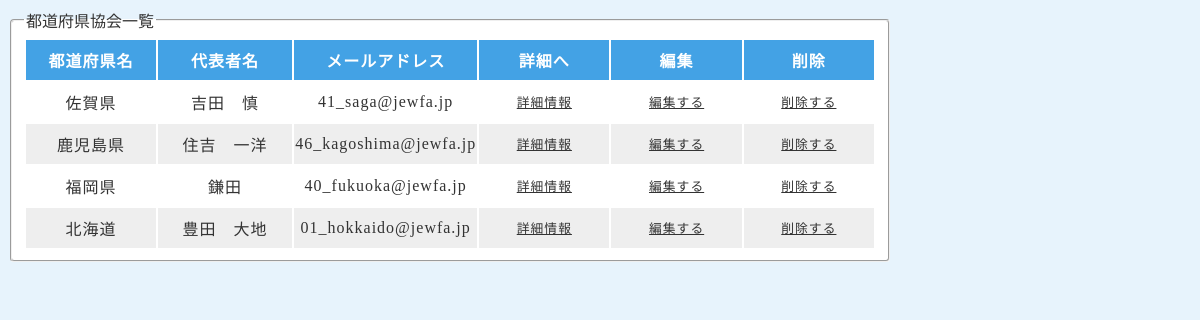
Before: /prefecture_table/pref_read.php with the older database file.
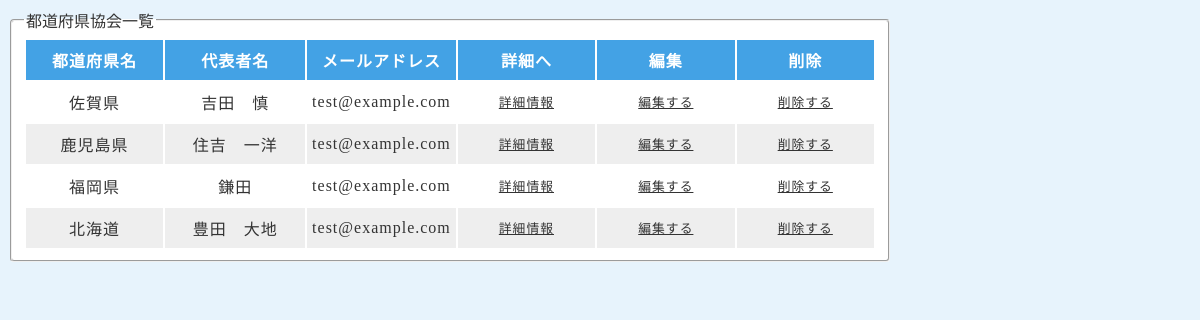
After: the same page with the newer database file.
### tables this page shows
CREATE TABLE `pref_managers` (
  `id` int(8) NOT NULL,
  `pref` varchar(128) NOT NULL,
  `manager` varchar(128) NOT NULL,
  `mail` varchar(128) NOT NULL,
  `tel` varchar(128) NOT NULL,
  `yuubin` varchar(128) NOT NULL,
  `address` varchar(128) NOT NULL,
  `created_at` datetime NOT NULL,
  `updated_at` datetime NOT NULL
);

### prefecture_table/pref_read.php (the view, shortened to what this page needs)
<?php
$pdo = connect_to_pref_db();
$sql = 'SELECT id, pref, manager, mail FROM pref_managers';
$stmt = $pdo->prepare($sql);
$status = $stmt->execute();
if ($status == false) {
  $error = $stmt->errorInfo();
  echo json_encode(["error_msg" => "{$error[2]}"]);
  exit();
} else {
  $result = $stmt->fetchAll(PDO::FETCH_ASSOC);
  $output = "";
  foreach ($result as $record) {
    $output .= "<tr>";
    $output .= "<td>{$record["pref"]}</td>";
    $output .= "<td>{$record["manager"]}</td>";
    $output .= "<td>{$record["mail"]}</td>";
    $output .= "<td><a href ='pref_detail.php?id={$record["id"]}'>詳細情報</a></td>";
    $output .= "<td><a href ='pref_edit.php?id={$record["id"]}'>編集する</a></td>";
    $output .= "<td><a href ='pref_delete.php?id={$record["id"]}'>削除する</a></td>";
    $output .= "</tr>";
  }
}
?>
<!DOCTYPE html>
<html lang="ja">
<head>
  <link rel="stylesheet" href="css/style.css">
</head>
<body>
  <fieldset>
    <legend>都道府県協会一覧</legend>
    <table>
      <thead>
        <tr>
          <th>都道府県名</th>
          <th>代表者名</th>
          <th>メールアドレス</th>
          <th>詳細へ</th>
          <th>編集</th>
          <th>削除</th>
        </tr>
      </thead>
      <tbody>
        <?= $output ?>
      </tbody>
    </table>
  </fieldset>
</body>
</html>

### prefecture_table/css/style.css (style rules this page uses)
* { box-sizing: border-box; color: #333; }
body { background-color: #e7f3fc; font-family: "Noto Sans JP,sans-serif"; }
fieldset { width: 880px; background-color: white; border-radius: 4px; }
th { background-color: #43A2E5; color: white; letter-spacing: 2px; }
tr:nth-child(2n) { background-color: #eee; }
tr { height: 40px; background-color: white; text-align: center; }
th,td { width: 150px; letter-spacing: 1px; }
td { text-align: center; color: #333; text-overflow: ellipsis; white-space: nowrap; overflow: hidden; }
td:nth-child(n+4) { font-size: .8rem; padding: 0 8px; }

Changed rows visible on the page:
changed pref_managers "佐賀県": mail "41_saga@jewfa.jp" → "test@example.com"
changed pref_managers "鹿児島県": mail "46_kagoshima@jewfa.jp" → "test@example.com"
changed pref_managers "福岡県": mail "40_fukuoka@jewfa.jp" → "test@example.com"
changed pref_managers "北海道": mail "01_hokkaido@jewfa.jp" → "test@example.com"
